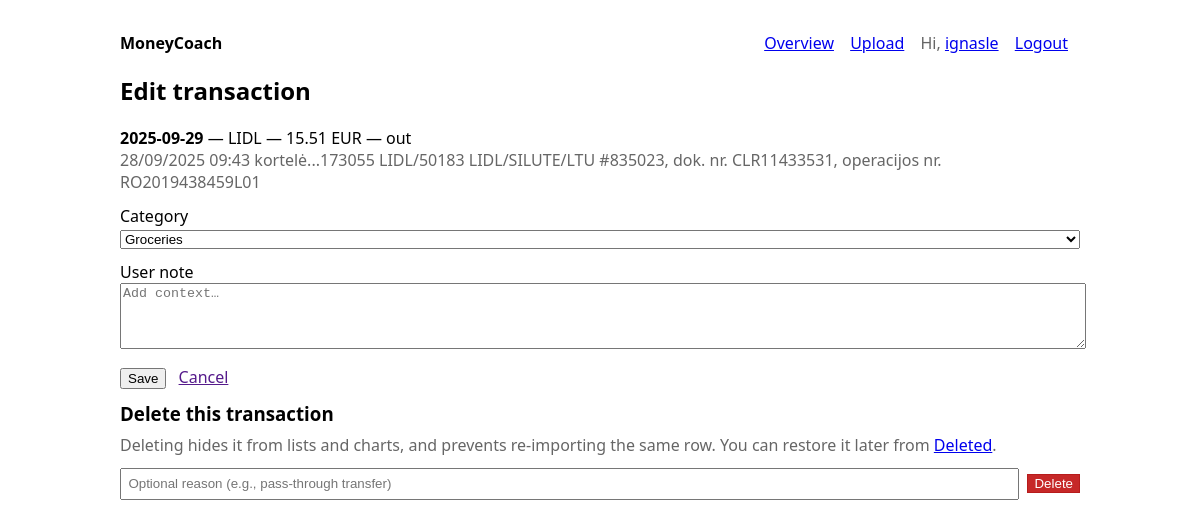
The app's page /tx/1/edit/?next=/ (signed in) with its own data.
### finance/models.py (models this page shows, shortened)
class Transaction(models.Model):
    IN = "in"
    OUT = "out"
    IO_CHOICES = [(IN, "Income"), (OUT, "Spending")]
    ai_suggested_fk = models.ForeignKey(
        Category, null=True, blank=True, on_delete=models.SET_NULL, related_name="ai_suggested_for"
    )
    ai_confidence = models.FloatField(null=True, blank=True)
    ai_reason = models.TextField(blank=True, default="")
    category = models.CharField(max_length=32, choices=CATEGORY_CHOICES, null=True, blank=True)
    category_source = models.CharField(max_length=16, choices=SOURCE_CHOICES, default="unknown")
    user_note = models.TextField(blank=True, default="")
    category_fk = models.ForeignKey(Category, null=True, blank=True, on_delete=models.SET_NULL)
    updated_at = models.DateTimeField(auto_now=True)
    user = models.ForeignKey(settings.AUTH_USER_MODEL, on_delete=models.CASCADE)
    money_source = models.ForeignKey(MoneySource, null=True, blank=True, on_delete=models.SET_NULL, related_name="transactions")
    date = models.DateField()
    merchant = models.CharField(max_length=255, blank=True, default="")
    amount = models.DecimalField(max_digits=12, decimal_places=2)  # positive; direction via in_out
    currency = models.CharField(max_length=8, default="EUR")
    in_out = models.CharField(max_length=3, choices=IO_CHOICES, default=OUT)
    notes = models.TextField(blank=True, default="")
    fingerprint = models.CharField(max_length=64, db_index=True)
    created_at = models.DateTimeField(auto_now_add=True)
    is_deleted = models.BooleanField(default=False)
    deleted_at = models.DateTimeField(null=True, blank=True)
    deleted_note = models.CharField(max_length=200, blank=True, default="")
    class Meta:
        unique_together = ("user", "fingerprint")
        ordering = ["-date", "-id"]
        indexes = [
            models.Index(fields=["user", "is_deleted", "date"]),
            models.Index(fields=["user", "is_deleted", "money_source", "date"]),
        ]

class Category(models.Model):
    user = models.ForeignKey(settings.AUTH_USER_MODEL, on_delete=models.CASCADE)
    name = models.CharField(max_length=40)
    color = models.CharField(max_length=7, blank=True, default="")  # optional hex color
    class Meta:
        unique_together = ("user", "name")
        ordering = ["name"]

### finance/views.py (the view, shortened to what this page needs)
# urls.py: path("tx/<int:pk>/edit/", f.tx_edit, name="tx_edit"),
@login_required
def tx_edit(request, pk):
    tx = get_object_or_404(Transaction, id=pk, user=request.user, is_deleted=False)
    categories = Category.objects.filter(user=request.user).order_by("name")
    return render(request, "tx_edit.html", {"tx": tx, "categories": categories})

### finance/templates/tx_edit.html (shortened to what this page needs)
{% extends "base.html" %}
{% block content %}
<h2>Edit transaction</h2>
<div class="row" style="margin:.75rem 0;">
  <strong>{{ tx.date|date:"Y-m-d" }}</strong> — {{ tx.merchant }} — {{ tx.amount }} {{ tx.currency }} — {{ tx.in_out }}
  <div style="color:#666">{{ tx.notes }}</div>
</div>
<form method="post">
  <div class="row" style="margin:.75rem 0;">
  <label>Category
  <select name="category_fk" style="width:100%;">
    {% for c in categories %}
      <option value="{{ c.id }}" {% if tx.category_fk and tx.category_fk.id == c.id %}selected{% endif %}>
        {{ c.name }}
      </option>
    {% endfor %}
  </select>
</label>
  </div>
  <div class="row" style="margin:.75rem 0;">
    <label>User note
      <textarea name="user_note" rows="4" style="width:100%;" placeholder="Add context…">{{ tx.user_note }}</textarea>
    </label>
  </div>
  <div class="row" style="margin:.75rem 0;">
    <button>Save</button>
    <a href="{{ next }}" style="margin-left:.5rem">Cancel</a>
  </div>
</form>
  <div>
    <h3 style="margin:0 0 .5rem;">Delete this transaction</h3>
    <p style="color:#666; margin:.25rem 0 .75rem;">
      Deleting hides it from lists and charts, and prevents re-importing the same row. You can restore it later from <a href="/deleted/">Deleted</a>.
    </p>
    <form method="post" action="{% url 'tx_delete' tx.id %}" onsubmit="return confirm('Delete this transaction?');" style="display:flex; gap:.5rem; align-items:center; flex-wrap:wrap;">
      <input type="text" name="note" placeholder="Optional reason (e.g., pass-through transfer)" maxlength="200" style="flex:1; min-width:260px; padding:.4rem;">
      <button type="submit" style="background:#c62828; color:#fff; border:1px solid #b71c1c;">Delete</button>
    </form>
  </div>
</div>
{% endblock %}

### moneycoach/templates/base.html (shortened to what this page needs)
<!doctype html>
<div class="container">
  <header>
    <div><strong>MoneyCoach</strong></div>
    <nav>
      <a href="/overview/">Overview</a>
      <a href="/">Upload</a>
      {% if request.user.is_authenticated %}
        <span style="color:#666">Hi, <a href="/profile/" style="margin-right:.75rem;">{{ request.user.username }}</a></span>
        <a href="/logout/">Logout</a>
      {% else %}
        <a href="/login/">Login</a>
        <a href="/register/">Register</a>
      {% endif %}
    </nav>
  </header>
  {% block content %}{% endblock %}

### moneycoach/templates/base.html (style rules this page uses)
.container { max-width: 960px; margin: 2rem auto; padding: 0 1rem; font-family: system-ui, -apple-system, Segoe UI, Roboto, Arial, sans-serif; }
header { display:flex; justify-content: space-between; align-items: center; margin-bottom: 1rem; }
nav a { margin-right: .75rem; }

### records on screen
Transaction: date "2025-09-29", merchant "LIDL", amount "15.51", currency "EUR", in_out "out", notes "28/09/2025 09:43 kortelė...173055 LIDL/50183 LIDL/SILUTE/LTU #835023, dok. nr. CLR11433531, operacijos nr. RO2019438459L01", category_fk "Groceries"

### other values on screen
{{ request.user.username }} "ignasle"
